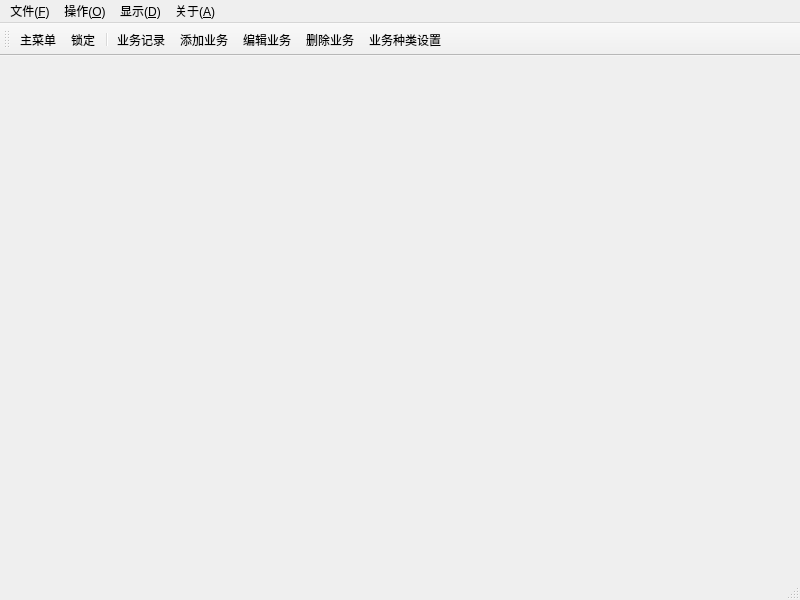
<?xml version="1.0" encoding="UTF-8"?>
<ui version="4.0">
 <class>BusinessWindowClass</class>
 <widget class="QMainWindow" name="BusinessWindowClass">
  <property name="windowModality">
   <enum>Qt::WindowModal</enum>
  </property>
  <property name="geometry">
   <rect>
    <x>0</x>
    <y>0</y>
    <width>800</width>
    <height>600</height>
   </rect>
  </property>
  <property name="windowTitle">
   <string>业务管理</string>
  </property>
  <property name="windowIcon">
   <iconset resource="../Cosmetic/Cosmetic.qrc">
    <normaloff>:/business/business</normaloff>:/business/business</iconset>
  </property>
  <property name="toolButtonStyle">
   <enum>Qt::ToolButtonIconOnly</enum>
  </property>
  <property name="unifiedTitleAndToolBarOnMac">
   <bool>false</bool>
  </property>
  <widget class="QWidget" name="centralwidget">
   <layout class="QHBoxLayout" name="horizontalLayout" stretch="100,1">
    <property name="spacing">
     <number>2</number>
    </property>
    <property name="leftMargin">
     <number>5</number>
    </property>
    <property name="topMargin">
     <number>4</number>
    </property>
    <property name="rightMargin">
     <number>5</number>
    </property>
    <property name="bottomMargin">
     <number>4</number>
    </property>
    <item>
     <widget class="BusinessItemView" name="itemView" native="true"/>
    </item>
    <item>
     <widget class="SideBar" name="sideBar" native="true"/>
    </item>
   </layout>
  </widget>
  <widget class="QMenuBar" name="menubar">
   <property name="geometry">
    <rect>
     <x>0</x>
     <y>0</y>
     <width>800</width>
     <height>20</height>
    </rect>
   </property>
   <widget class="QMenu" name="menuFile">
    <property name="title">
     <string>文件(&amp;F)</string>
    </property>
    <addaction name="actionMenu"/>
    <addaction name="actionLock"/>
    <addaction name="actionLogOff"/>
    <addaction name="actionExit"/>
   </widget>
   <widget class="QMenu" name="menuSetting">
    <property name="title">
     <string>操作(&amp;O)</string>
    </property>
    <addaction name="actionQuery"/>
    <addaction name="actionAdd"/>
    <addaction name="actionEdit"/>
    <addaction name="actionRemove"/>
    <addaction name="actionTypeSetting"/>
   </widget>
   <widget class="QMenu" name="menuDisplay">
    <property name="title">
     <string>显示(&amp;D)</string>
    </property>
    <addaction name="actionToolBar"/>
    <addaction name="actionSmallIcon"/>
    <addaction name="actionTextLabel"/>
   </widget>
   <widget class="QMenu" name="menuAbout">
    <property name="title">
     <string>关于(&amp;A)</string>
    </property>
    <addaction name="actionAboutCosmetic"/>
   </widget>
   <addaction name="menuFile"/>
   <addaction name="menuSetting"/>
   <addaction name="menuDisplay"/>
   <addaction name="menuAbout"/>
  </widget>
  <widget class="QStatusBar" name="statusbar"/>
  <widget class="QToolBar" name="toolBar">
   <property name="windowTitle">
    <string>toolBar</string>
   </property>
   <property name="iconSize">
    <size>
     <width>48</width>
     <height>48</height>
    </size>
   </property>
   <attribute name="toolBarArea">
    <enum>TopToolBarArea</enum>
   </attribute>
   <attribute name="toolBarBreak">
    <bool>false</bool>
   </attribute>
   <addaction name="actionMenu"/>
   <addaction name="actionLock"/>
   <addaction name="separator"/>
   <addaction name="actionQuery"/>
   <addaction name="actionAdd"/>
   <addaction name="actionEdit"/>
   <addaction name="actionRemove"/>
   <addaction name="actionTypeSetting"/>
  </widget>
  <action name="actionMenu">
   <property name="icon">
    <iconset resource="../Cosmetic/Cosmetic.qrc">
     <normaloff>:/common/Resources/mainmenu.png</normaloff>:/common/Resources/mainmenu.png</iconset>
   </property>
   <property name="text">
    <string>主菜单</string>
   </property>
   <property name="toolTip">
    <string>打开主菜单</string>
   </property>
   <property name="statusTip">
    <string>打开主菜单</string>
   </property>
  </action>
  <action name="actionLogOff">
   <property name="icon">
    <iconset resource="../Cosmetic/Cosmetic.qrc">
     <normaloff>:/common/Resources/gnome-logout.png</normaloff>:/common/Resources/gnome-logout.png</iconset>
   </property>
   <property name="text">
    <string>注销</string>
   </property>
   <property name="toolTip">
    <string>注销当前登录用户</string>
   </property>
  </action>
  <action name="actionExit">
   <property name="icon">
    <iconset resource="../Cosmetic/Cosmetic.qrc">
     <normaloff>:/common/Resources/quit.png</normaloff>:/common/Resources/quit.png</iconset>
   </property>
   <property name="text">
    <string>退出</string>
   </property>
   <property name="toolTip">
    <string>退出科思美系统</string>
   </property>
   <property name="statusTip">
    <string>退出科思美系统</string>
   </property>
  </action>
  <action name="actionLock">
   <property name="icon">
    <iconset resource="../Cosmetic/Cosmetic.qrc">
     <normaloff>:/common/Resources/gpgsm.png</normaloff>:/common/Resources/gpgsm.png</iconset>
   </property>
   <property name="text">
    <string>锁定</string>
   </property>
   <property name="toolTip">
    <string>使用当前登录用户锁定系统</string>
   </property>
   <property name="statusTip">
    <string>使用当前登录用户锁定系统</string>
   </property>
  </action>
  <action name="actionAdd">
   <property name="icon">
    <iconset resource="../Cosmetic/Cosmetic.qrc">
     <normaloff>:/common/Resources/add_color.png</normaloff>:/common/Resources/add_color.png</iconset>
   </property>
   <property name="text">
    <string>添加业务</string>
   </property>
   <property name="toolTip">
    <string>添加新业务</string>
   </property>
   <property name="statusTip">
    <string>添加新业务</string>
   </property>
  </action>
  <action name="actionEdit">
   <property name="icon">
    <iconset resource="../Cosmetic/Cosmetic.qrc">
     <normaloff>:/common/Resources/edit1.png</normaloff>:/common/Resources/edit1.png</iconset>
   </property>
   <property name="text">
    <string>编辑业务</string>
   </property>
   <property name="toolTip">
    <string>编辑列表中选定业务</string>
   </property>
   <property name="statusTip">
    <string>编辑列表中选定业务</string>
   </property>
  </action>
  <action name="actionRemove">
   <property name="icon">
    <iconset resource="../Cosmetic/Cosmetic.qrc">
     <normaloff>:/common/Resources/substract_color.png</normaloff>:/common/Resources/substract_color.png</iconset>
   </property>
   <property name="text">
    <string>删除业务</string>
   </property>
   <property name="toolTip">
    <string>删除列表中选定业务</string>
   </property>
   <property name="statusTip">
    <string>删除列表中选定业务</string>
   </property>
  </action>
  <action name="actionQuery">
   <property name="icon">
    <iconset resource="../Cosmetic/Cosmetic.qrc">
     <normaloff>:/common/Resources/records2.png</normaloff>:/common/Resources/records2.png</iconset>
   </property>
   <property name="text">
    <string>业务记录</string>
   </property>
   <property name="toolTip">
    <string>查询选定业务的运营记录</string>
   </property>
   <property name="statusTip">
    <string>查询选定业务的运营记录</string>
   </property>
  </action>
  <action name="actionSmallIcon">
   <property name="checkable">
    <bool>true</bool>
   </property>
   <property name="text">
    <string>小图标</string>
   </property>
   <property name="toolTip">
    <string>工具栏显示小图标</string>
   </property>
   <property name="statusTip">
    <string>工具栏显示小图标</string>
   </property>
  </action>
  <action name="actionTextLabel">
   <property name="checkable">
    <bool>true</bool>
   </property>
   <property name="text">
    <string>文字标签</string>
   </property>
   <property name="toolTip">
    <string>工具栏显示文字标签</string>
   </property>
   <property name="statusTip">
    <string>工具栏显示文字标签</string>
   </property>
  </action>
  <action name="actionToolBar">
   <property name="checkable">
    <bool>true</bool>
   </property>
   <property name="checked">
    <bool>true</bool>
   </property>
   <property name="text">
    <string>工具栏</string>
   </property>
   <property name="toolTip">
    <string>显示/隐藏工具栏</string>
   </property>
   <property name="statusTip">
    <string>显示/隐藏工具栏</string>
   </property>
  </action>
  <action name="actionTypeSetting">
   <property name="icon">
    <iconset resource="../Cosmetic/Cosmetic.qrc">
     <normaloff>:/common/Resources/settings.png</normaloff>:/common/Resources/settings.png</iconset>
   </property>
   <property name="text">
    <string>业务种类设置</string>
   </property>
   <property name="toolTip">
    <string>修改业务种类的相关信息</string>
   </property>
   <property name="statusTip">
    <string>修改业务种类的相关信息</string>
   </property>
  </action>
  <action name="actionAboutCosmetic">
   <property name="icon">
    <iconset resource="../Cosmetic/Cosmetic.qrc">
     <normaloff>:/common/Resources/cosmetic.png</normaloff>:/common/Resources/cosmetic.png</iconset>
   </property>
   <property name="text">
    <string>关于科思美</string>
   </property>
   <property name="toolTip">
    <string>关于科思美系统</string>
   </property>
   <property name="statusTip">
    <string>关于科思美系统</string>
   </property>
  </action>
 </widget>
 <customwidgets>
  <customwidget>
   <class>SideBar</class>
   <extends>QWidget</extends>
   <header>SideBar.h</header>
   <container>1</container>
  </customwidget>
  <customwidget>
   <class>BusinessItemView</class>
   <extends>QWidget</extends>
   <header>BusinessItemView.h</header>
   <container>1</container>
  </customwidget>
 </customwidgets>
 <resources>
  <include location="../Cosmetic/Cosmetic.qrc"/>
 </resources>
 <connections>
  <connection>
   <sender>menubar</sender>
   <signal>triggered(QAction*)</signal>
   <receiver>BusinessWindowClass</receiver>
   <slot>dealAction(QAction*)</slot>
   <hints>
    <hint type="sourcelabel">
     <x>161</x>
     <y>13</y>
    </hint>
    <hint type="destinationlabel">
     <x>-21</x>
     <y>252</y>
    </hint>
   </hints>
  </connection>
 </connections>
 <slots>
  <slot>dealAction(QAction*)</slot>
 </slots>
</ui>
